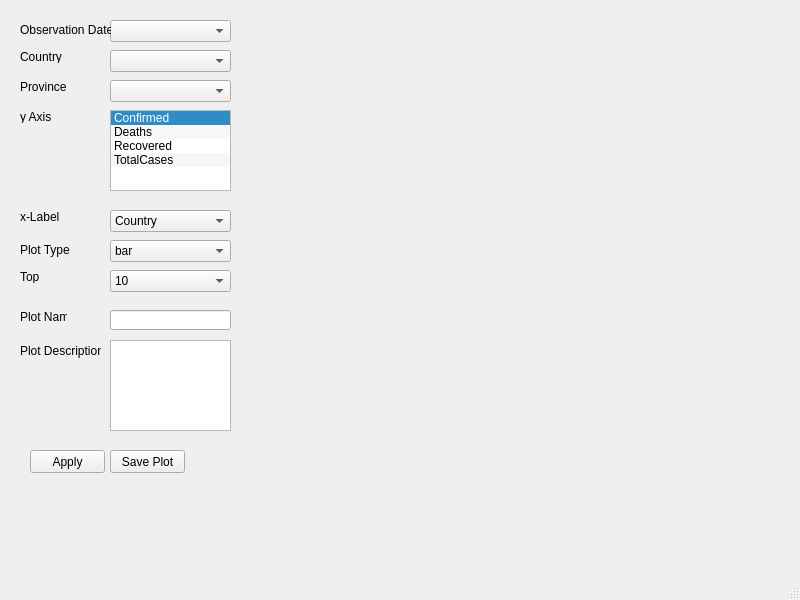
<?xml version="1.0" encoding="UTF-8"?>
<ui version="4.0">
 <class>MainWindow</class>
 <widget class="QMainWindow" name="MainWindow">
  <property name="geometry">
   <rect>
    <x>0</x>
    <y>0</y>
    <width>800</width>
    <height>600</height>
   </rect>
  </property>
  <property name="windowTitle">
   <string>MainWindow</string>
  </property>
  <widget class="QWidget" name="centralwidget">
   <widget class="PlotWidget" name="graphWidget" native="true">
    <property name="geometry">
     <rect>
      <x>240</x>
      <y>10</y>
      <width>631</width>
      <height>631</height>
     </rect>
    </property>
   </widget>
   <widget class="QLabel" name="label">
    <property name="geometry">
     <rect>
      <x>20</x>
      <y>110</y>
      <width>47</width>
      <height>13</height>
     </rect>
    </property>
    <property name="text">
     <string>y Axis</string>
    </property>
   </widget>
   <widget class="QComboBox" name="drpDate">
    <property name="geometry">
     <rect>
      <x>110</x>
      <y>20</y>
      <width>121</width>
      <height>22</height>
     </rect>
    </property>
   </widget>
   <widget class="QTextEdit" name="txtDescription">
    <property name="geometry">
     <rect>
      <x>110</x>
      <y>340</y>
      <width>121</width>
      <height>91</height>
     </rect>
    </property>
   </widget>
   <widget class="QLabel" name="label_12">
    <property name="geometry">
     <rect>
      <x>20</x>
      <y>210</y>
      <width>47</width>
      <height>13</height>
     </rect>
    </property>
    <property name="text">
     <string>x-Label</string>
    </property>
   </widget>
   <widget class="QPushButton" name="BtnApply">
    <property name="geometry">
     <rect>
      <x>30</x>
      <y>450</y>
      <width>75</width>
      <height>23</height>
     </rect>
    </property>
    <property name="text">
     <string>Apply</string>
    </property>
   </widget>
   <widget class="QComboBox" name="drpTopX">
    <property name="geometry">
     <rect>
      <x>110</x>
      <y>270</y>
      <width>121</width>
      <height>22</height>
     </rect>
    </property>
    <item>
     <property name="text">
      <string>10</string>
     </property>
    </item>
    <item>
     <property name="text">
      <string>20</string>
     </property>
    </item>
    <item>
     <property name="text">
      <string>30</string>
     </property>
    </item>
    <item>
     <property name="text">
      <string>40</string>
     </property>
    </item>
    <item>
     <property name="text">
      <string>50</string>
     </property>
    </item>
    <item>
     <property name="text">
      <string>60</string>
     </property>
    </item>
   </widget>
   <widget class="QLabel" name="label_2">
    <property name="geometry">
     <rect>
      <x>20</x>
      <y>20</y>
      <width>91</width>
      <height>20</height>
     </rect>
    </property>
    <property name="text">
     <string>Observation Date</string>
    </property>
   </widget>
   <widget class="QLabel" name="label_11">
    <property name="geometry">
     <rect>
      <x>20</x>
      <y>310</y>
      <width>47</width>
      <height>13</height>
     </rect>
    </property>
    <property name="text">
     <string>Plot Name</string>
    </property>
   </widget>
   <widget class="QComboBox" name="drpPlotType">
    <property name="geometry">
     <rect>
      <x>110</x>
      <y>240</y>
      <width>121</width>
      <height>22</height>
     </rect>
    </property>
    <item>
     <property name="text">
      <string>bar</string>
     </property>
    </item>
    <item>
     <property name="text">
      <string>line</string>
     </property>
    </item>
   </widget>
   <widget class="QComboBox" name="drpCountry">
    <property name="geometry">
     <rect>
      <x>110</x>
      <y>50</y>
      <width>121</width>
      <height>22</height>
     </rect>
    </property>
   </widget>
   <widget class="QPushButton" name="BtnSave">
    <property name="geometry">
     <rect>
      <x>110</x>
      <y>450</y>
      <width>75</width>
      <height>23</height>
     </rect>
    </property>
    <property name="text">
     <string>Save Plot</string>
    </property>
   </widget>
   <widget class="QLabel" name="label_3">
    <property name="geometry">
     <rect>
      <x>20</x>
      <y>270</y>
      <width>47</width>
      <height>13</height>
     </rect>
    </property>
    <property name="text">
     <string>Top</string>
    </property>
   </widget>
   <widget class="QLineEdit" name="txtName">
    <property name="geometry">
     <rect>
      <x>110</x>
      <y>310</y>
      <width>121</width>
      <height>20</height>
     </rect>
    </property>
   </widget>
   <widget class="QComboBox" name="drpX">
    <property name="geometry">
     <rect>
      <x>110</x>
      <y>210</y>
      <width>121</width>
      <height>22</height>
     </rect>
    </property>
    <item>
     <property name="text">
      <string>Country</string>
     </property>
    </item>
    <item>
     <property name="text">
      <string>Date</string>
     </property>
    </item>
   </widget>
   <widget class="QComboBox" name="drpProvince">
    <property name="geometry">
     <rect>
      <x>110</x>
      <y>80</y>
      <width>121</width>
      <height>22</height>
     </rect>
    </property>
   </widget>
   <widget class="QListWidget" name="listWidgetY">
    <property name="geometry">
     <rect>
      <x>110</x>
      <y>110</y>
      <width>121</width>
      <height>81</height>
     </rect>
    </property>
    <property name="alternatingRowColors">
     <bool>true</bool>
    </property>
    <property name="selectionMode">
     <enum>QAbstractItemView::MultiSelection</enum>
    </property>
    <property name="currentRow">
     <number>0</number>
    </property>
    <item>
     <property name="text">
      <string>Confirmed</string>
     </property>
    </item>
    <item>
     <property name="text">
      <string>Deaths</string>
     </property>
    </item>
    <item>
     <property name="text">
      <string>Recovered</string>
     </property>
    </item>
    <item>
     <property name="text">
      <string>TotalCases</string>
     </property>
    </item>
   </widget>
   <widget class="QLabel" name="label_10">
    <property name="geometry">
     <rect>
      <x>20</x>
      <y>330</y>
      <width>81</width>
      <height>41</height>
     </rect>
    </property>
    <property name="text">
     <string>Plot Description</string>
    </property>
   </widget>
   <widget class="QLabel" name="label_5">
    <property name="geometry">
     <rect>
      <x>20</x>
      <y>80</y>
      <width>47</width>
      <height>13</height>
     </rect>
    </property>
    <property name="text">
     <string>Province</string>
    </property>
   </widget>
   <widget class="QLabel" name="label_4">
    <property name="geometry">
     <rect>
      <x>20</x>
      <y>50</y>
      <width>47</width>
      <height>13</height>
     </rect>
    </property>
    <property name="text">
     <string>Country</string>
    </property>
   </widget>
   <widget class="QLabel" name="label_9">
    <property name="geometry">
     <rect>
      <x>20</x>
      <y>240</y>
      <width>51</width>
      <height>20</height>
     </rect>
    </property>
    <property name="text">
     <string>Plot Type</string>
    </property>
   </widget>
  </widget>
  <widget class="QMenuBar" name="menubar">
   <property name="geometry">
    <rect>
     <x>0</x>
     <y>0</y>
     <width>800</width>
     <height>21</height>
    </rect>
   </property>
  </widget>
  <widget class="QStatusBar" name="statusbar"/>
 </widget>
 <customwidgets>
  <customwidget>
   <class>PlotWidget</class>
   <extends>QWidget</extends>
   <header>pyqtgraph</header>
   <container>1</container>
  </customwidget>
 </customwidgets>
 <resources/>
 <connections/>
</ui>
